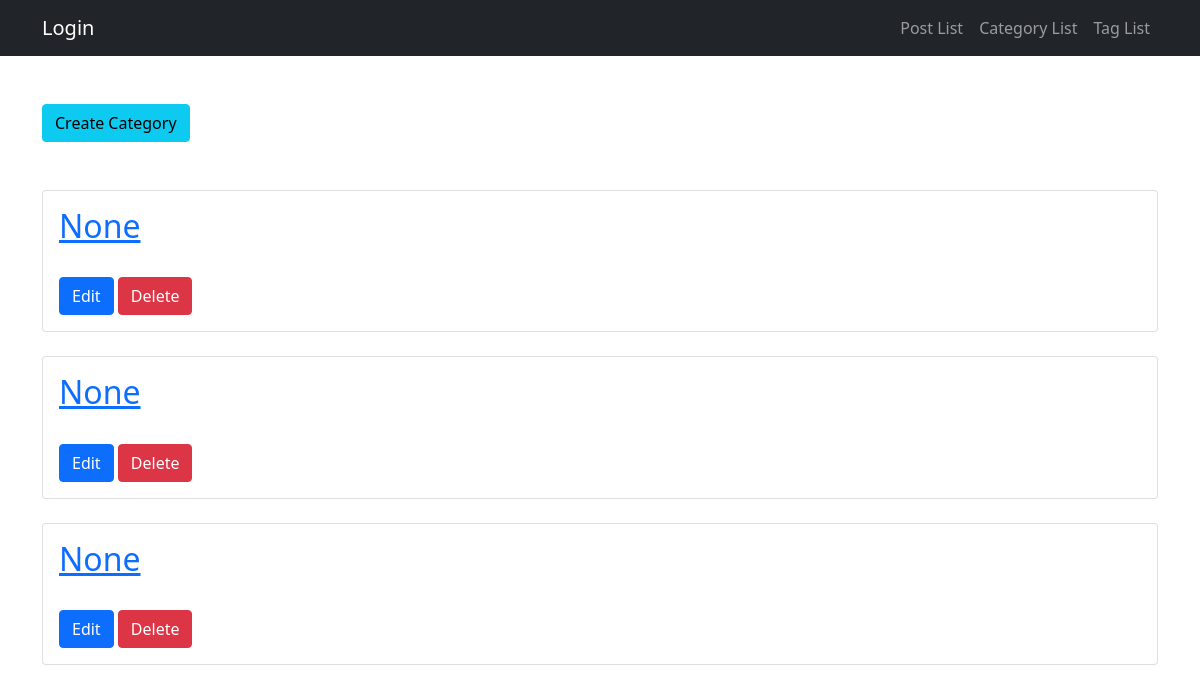
Before: /weblog/categories/ with the older database file.
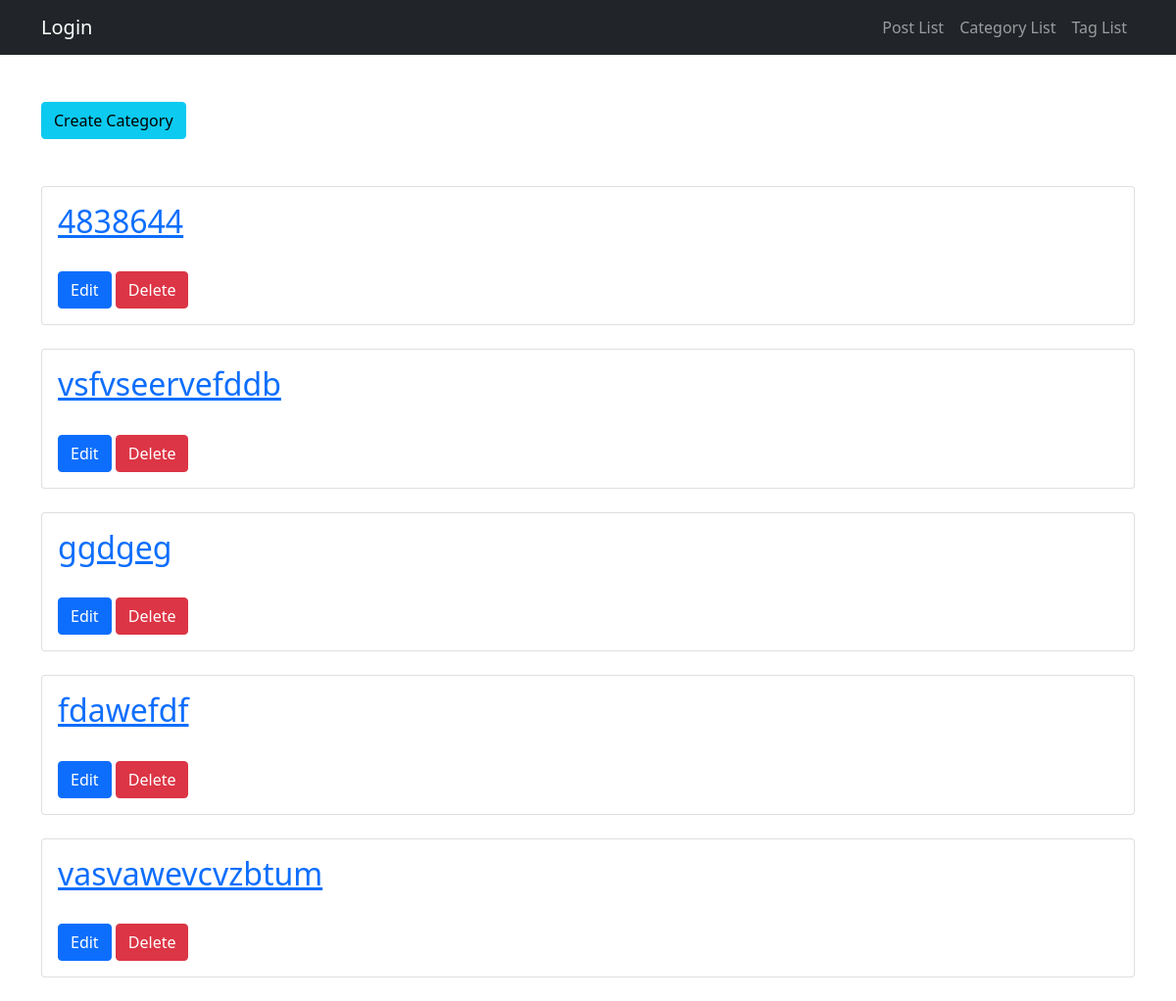
After: the same page with the newer database file.
### weblog/models.py (models this page shows, shortened)
class Category(models.Model):
    parent = models.ForeignKey('self', on_delete=models.CASCADE, blank=True, null=True)
    name = models.CharField('Category Name', max_length=30, null=True)
    updated_on = models.DateTimeField(auto_now=True, null=True)

### weblog/views.py (the view)
# urls.py: path("categories/", CategoryList.as_view(), name="category_list"),
class CategoryList(ListView):
    model = Category

### weblog/templates/weblog/category_list.html (shortened to what this page needs)
{% extends 'weblog/index.html' %}
{% load static %}
{% block content %}
    <a href="{% url 'weblog:category_create' %}" class="btn btn-info mb-5" role="button">Create Category</a>
    {% for cat in object_list %}
        <div class="card mb-4">
            <div class="card-body">
                <h2 class="card-title"><a href="{% url 'weblog:category_detail' cat.id %}">{{cat.name}}<a/></h2>
                <br>
                <a href="{% url 'weblog:category_edit' id=cat.id %} " class="btn btn-primary" role="button">Edit</a>
                <a href="{% url 'weblog:category_delete' id=cat.id %} " class="btn btn-danger" role="button">Delete</a>
            </div>
        </div>
    {% endfor %}
{% endblock content %}

Changed rows visible on the page:
removed Category: name "None"
removed Category: name "None"
removed Category: name "None"
added Category: name "4838644"
added Category: name "vsfvseervefddb"
added Category: name "ggdgeg"
added Category: name "fdawefdf"
added Category: name "vasvawevcvzbtum"
